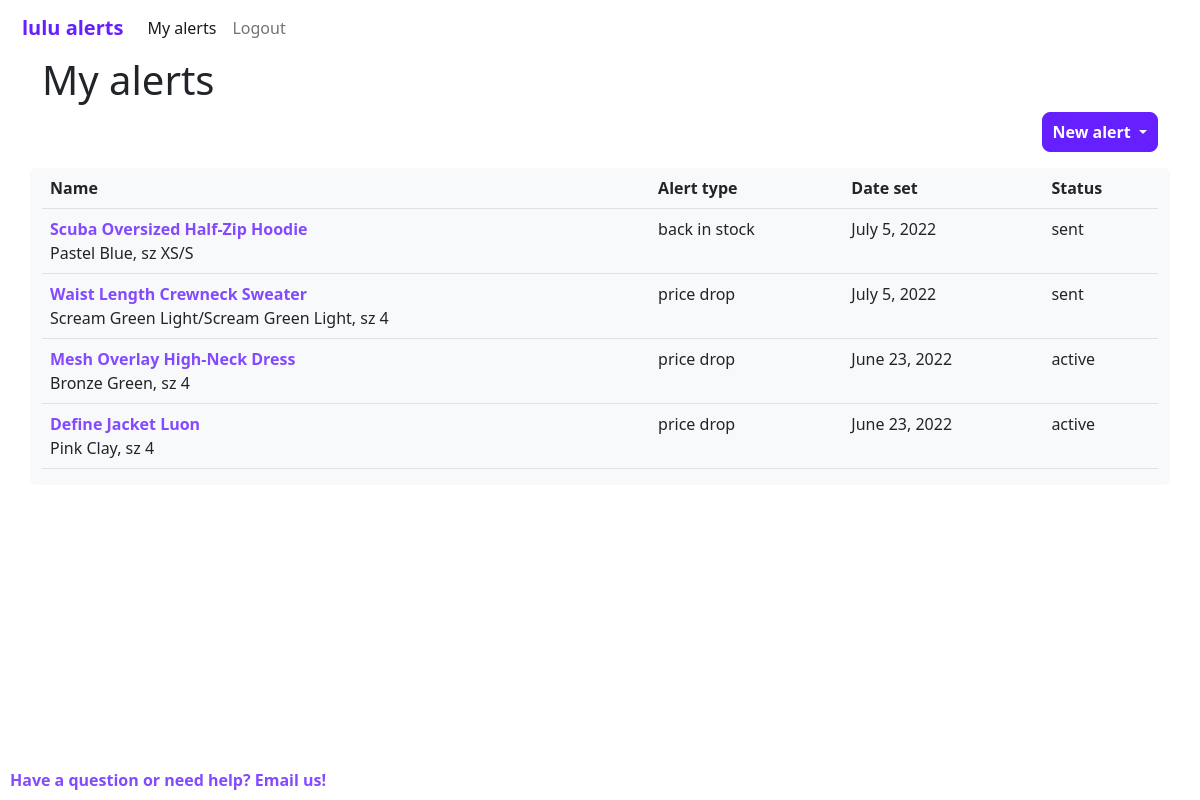
The app's page /myalerts/ (signed in), older data.
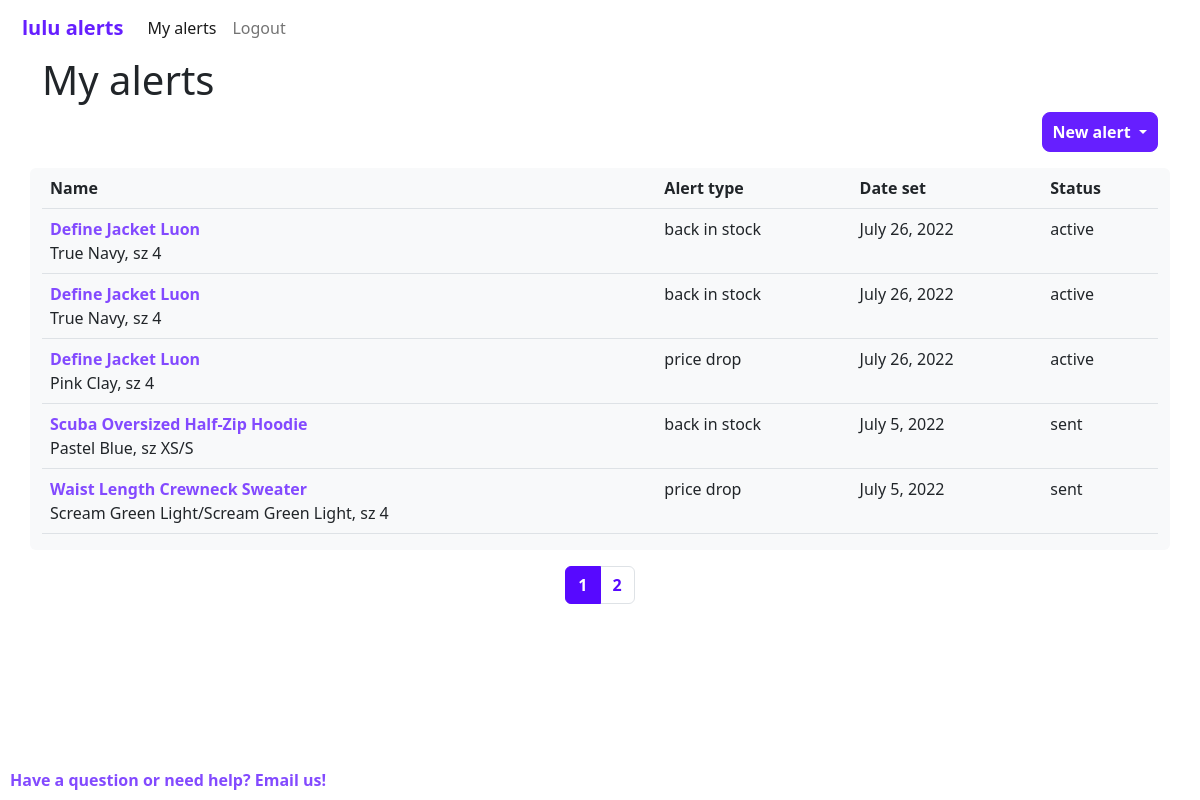
The same page, newer data.
### lulu_alerts/models.py (models this page shows, shortened)
class Alerts(models.Model):
    product = models.ForeignKey(Products, on_delete=models.CASCADE)
    user = models.ForeignKey(settings.AUTH_USER_MODEL, on_delete=models.CASCADE) # or should this be on User ? as above?
    alert_type = models.CharField(max_length=20)
    status = models.ForeignKey(Alert_Status, on_delete=models.CASCADE)
    target_price = models.DecimalField(blank=True,decimal_places=2,max_digits=5)
    date_set = models.DateField()
    alert_method = models.CharField(max_length=20, default="email")

class Products(models.Model):
    name = models.CharField(max_length=200)
    size = models.CharField(max_length=64)
    color = models.CharField(max_length=64)
    price = models.DecimalField(blank=True,decimal_places=2,max_digits=5)
    currency = models.CharField(max_length=6)
    url = models.URLField(max_length=200)
    in_stock = models.BooleanField(default=True) # added this new....

class Alert_Status(models.Model):
    status = models.CharField(max_length=64)

### lulu_alerts/views.py (the view)
# urls.py: path("myalerts/",views.myalerts,name="myalerts"),
@login_required(login_url='lulu_alerts:login')
def myalerts(request,page=1):
    u = User.objects.get(username=request.user)
    alert_list = Alerts.objects.filter(user=u.id).order_by('-id')
    p = Paginator(alert_list,5)
    page_object = p.get_page(page)
    return render(request, "lulu_alerts/myalerts.html", {
        "alerts":page_object,
        "p":p
    })

### lulu_alerts/templates/lulu_alerts/myalerts.html (shortened to what this page needs)
{% extends "lulu_alerts/layout_loggedin.html" %}
{% load static %}
{% block nav_item_myalerts %} active {% endblock nav_item_myalerts %}
{% block body %}
<div class="container">
    <div class="row" style="padding-bottom:30px;">
    <h1> My alerts </h1>
    <div class="btn-group d-flex justify-content-end" role="group" aria-label="Button group with nested dropdown">
        <div class="btn-group" role="group">
            <button id="btnGroupDrop1" type="button" class="btn btn-primary dropdown-toggle" data-bs-toggle="dropdown" aria-expanded="false">
            New alert
            </button>
        </div>
    </div>
    <div class="container my-3 bg-light rounded">
        <table class="table">
        {% if alerts|length > 0 %}
            <tr>
                <th>Name</th>
                <th>Alert type</th>
                <th>Date set</th>
                <th>Status</th>
            </tr>
            {% for alert in alerts %}
                    <tr>
                        <td><a href="{% url 'lulu_alerts:viewalert' id=alert.id %}" class="link">{{alert.product.name}}</a><br>{{alert.product.color}}, sz {{alert.product.size}}</td>
                        {% if alert.alert_type == "price_drop" %}
                        <td>price drop</td>
                        {% else %}
                        <td>back in stock</td>
                        {% endif %}
                        <td>{{alert.date_set}}</td>
                        {% if alert.status.status == "triggered" %}
                            <td>sent</td>
                        {% else %}
                           <td>{{alert.status.status}}</td>
                        {% endif %}
                    </tr>
            {% endfor %}
            {% endif %}
        </table>
    </div>
    <nav aria-label="page nav">
        <ul class="pagination justify-content-center">
        {% if p.num_pages > 1 %}
            {% for page in p.page_range %}
                <li class="page-item {% if page == alerts.number %}active{% endif %}" data-page={{page}}><a class="page-link" href="{% url 'lulu_alerts:myalerts' page=page %}">{{page}}</a></li>
            {% endfor %}
        {% endif %}
        </ul>
    </nav>
</div>
</div>
{% endblock %}

Row changes from the older to the newer data that the page shows:
no longer on this page (row edited): Alerts: product.name "Mesh Overlay High-Neck Dress", product.color "Bronze Green", product.size "4", alert_type "price drop", date_set "June 23, 2022", status.status "active"
no longer on this page (row unchanged): Alerts: product.name "Define Jacket Luon", product.color "Pink Clay", product.size "4", alert_type "price drop", date_set "June 23, 2022", status.status "active"
added Alerts: product.name "Define Jacket Luon", product.color "True Navy", product.size "4", alert_type "back in stock", date_set "July 26, 2022", status.status "active"
added Alerts: product.name "Define Jacket Luon", product.color "True Navy", product.size "4", alert_type "back in stock", date_set "July 26, 2022", status.status "active"
added Alerts: product.name "Define Jacket Luon", product.color "Pink Clay", product.size "4", alert_type "price drop", date_set "July 26, 2022", status.status "active"
Text that changed along with them:
new list line: "1"
new list line: "2"
